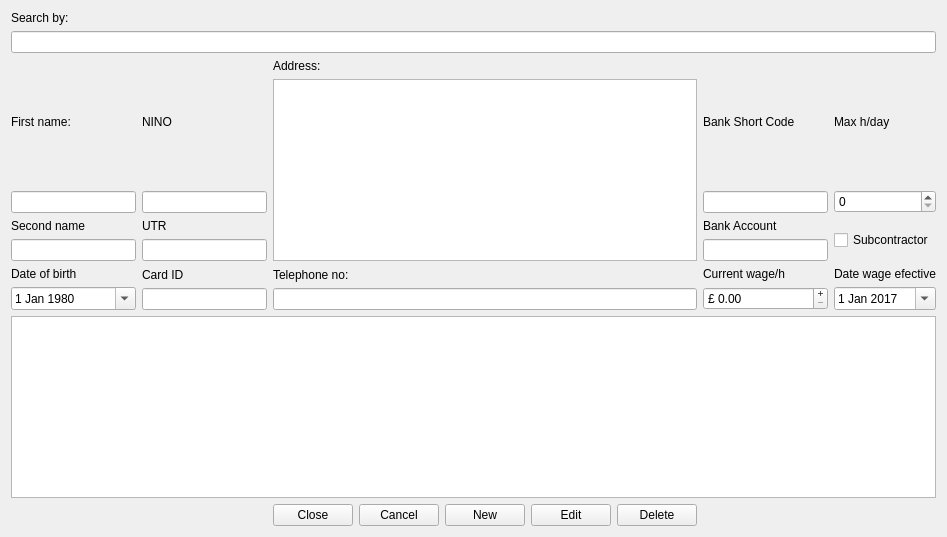
<?xml version="1.0" encoding="UTF-8"?>
<ui version="4.0">
 <class>mdiWorker</class>
 <widget class="QWidget" name="mdiWorker">
  <property name="geometry">
   <rect>
    <x>0</x>
    <y>0</y>
    <width>947</width>
    <height>537</height>
   </rect>
  </property>
  <property name="windowTitle">
   <string>Worker</string>
  </property>
  <layout class="QGridLayout" name="gridLayout">
   <item row="1" column="0">
    <layout class="QVBoxLayout" name="verticalLayout_2">
     <item>
      <widget class="QLabel" name="label_3">
       <property name="text">
        <string>First name:</string>
       </property>
      </widget>
     </item>
     <item>
      <widget class="QLineEdit" name="editFirstName"/>
     </item>
    </layout>
   </item>
   <item row="1" column="1">
    <layout class="QVBoxLayout" name="verticalLayout_5">
     <item>
      <widget class="QLabel" name="label_7">
       <property name="text">
        <string>NINO</string>
       </property>
      </widget>
     </item>
     <item>
      <widget class="QLineEdit" name="editNino"/>
     </item>
    </layout>
   </item>
   <item row="1" column="2" rowspan="2">
    <layout class="QVBoxLayout" name="verticalLayout_13">
     <item>
      <widget class="QLabel" name="label_6">
       <property name="text">
        <string>Address:</string>
       </property>
      </widget>
     </item>
     <item>
      <widget class="QTextEdit" name="editAddress"/>
     </item>
    </layout>
   </item>
   <item row="1" column="3">
    <layout class="QVBoxLayout" name="verticalLayout_6">
     <item>
      <widget class="QLabel" name="label_9">
       <property name="text">
        <string>Bank Short Code</string>
       </property>
      </widget>
     </item>
     <item>
      <widget class="QLineEdit" name="editBankShortcode"/>
     </item>
    </layout>
   </item>
   <item row="1" column="4">
    <layout class="QVBoxLayout" name="verticalLayout_7">
     <item>
      <widget class="QLabel" name="label_11">
       <property name="text">
        <string>Max h/day</string>
       </property>
      </widget>
     </item>
     <item>
      <widget class="QSpinBox" name="editHday"/>
     </item>
    </layout>
   </item>
   <item row="2" column="0">
    <layout class="QVBoxLayout" name="verticalLayout_3">
     <item>
      <widget class="QLabel" name="label_4">
       <property name="text">
        <string>Second name</string>
       </property>
      </widget>
     </item>
     <item>
      <widget class="QLineEdit" name="editSecondName"/>
     </item>
    </layout>
   </item>
   <item row="2" column="1">
    <layout class="QVBoxLayout" name="verticalLayout_8">
     <item>
      <widget class="QLabel" name="label_8">
       <property name="text">
        <string>UTR</string>
       </property>
      </widget>
     </item>
     <item>
      <widget class="QLineEdit" name="editUtr"/>
     </item>
    </layout>
   </item>
   <item row="2" column="3">
    <layout class="QVBoxLayout" name="verticalLayout_9">
     <item>
      <widget class="QLabel" name="label_10">
       <property name="text">
        <string>Bank Account</string>
       </property>
      </widget>
     </item>
     <item>
      <widget class="QLineEdit" name="editBankAccount"/>
     </item>
    </layout>
   </item>
   <item row="2" column="4">
    <widget class="QCheckBox" name="editSubcontractor">
     <property name="text">
      <string>Subcontractor</string>
     </property>
    </widget>
   </item>
   <item row="3" column="0">
    <layout class="QVBoxLayout" name="verticalLayout_4">
     <item>
      <widget class="QLabel" name="label_5">
       <property name="text">
        <string>Date of birth</string>
       </property>
      </widget>
     </item>
     <item>
      <widget class="QDateEdit" name="editDob">
       <property name="calendarPopup">
        <bool>true</bool>
       </property>
       <property name="date">
        <date>
         <year>1980</year>
         <month>1</month>
         <day>1</day>
        </date>
       </property>
      </widget>
     </item>
    </layout>
   </item>
   <item row="3" column="1">
    <layout class="QVBoxLayout" name="verticalLayout_10">
     <item>
      <widget class="QLabel" name="label_2">
       <property name="text">
        <string>Card ID</string>
       </property>
      </widget>
     </item>
     <item>
      <widget class="QLineEdit" name="editCardId"/>
     </item>
    </layout>
   </item>
   <item row="3" column="2">
    <layout class="QVBoxLayout" name="verticalLayout_14">
     <item>
      <widget class="QLabel" name="label_14">
       <property name="text">
        <string>Telephone no:</string>
       </property>
      </widget>
     </item>
     <item>
      <widget class="QLineEdit" name="editTel"/>
     </item>
    </layout>
   </item>
   <item row="3" column="3">
    <layout class="QVBoxLayout" name="verticalLayout_11">
     <item>
      <widget class="QLabel" name="label_12">
       <property name="text">
        <string>Current wage/h</string>
       </property>
      </widget>
     </item>
     <item>
      <widget class="QDoubleSpinBox" name="editWage">
       <property name="buttonSymbols">
        <enum>QAbstractSpinBox::PlusMinus</enum>
       </property>
       <property name="prefix">
        <string>£ </string>
       </property>
       <property name="maximum">
        <double>1000000000000000042420637374017961984.000000000000000</double>
       </property>
      </widget>
     </item>
    </layout>
   </item>
   <item row="3" column="4">
    <layout class="QVBoxLayout" name="verticalLayout_12">
     <item>
      <widget class="QLabel" name="label_13">
       <property name="text">
        <string>Date wage efective</string>
       </property>
      </widget>
     </item>
     <item>
      <widget class="QDateEdit" name="editFromDate">
       <property name="calendarPopup">
        <bool>true</bool>
       </property>
       <property name="date">
        <date>
         <year>2017</year>
         <month>1</month>
         <day>1</day>
        </date>
       </property>
      </widget>
     </item>
    </layout>
   </item>
   <item row="5" column="2">
    <layout class="QHBoxLayout" name="horizontalLayout">
     <item>
      <widget class="QPushButton" name="buttonClose">
       <property name="text">
        <string>Close</string>
       </property>
      </widget>
     </item>
     <item>
      <widget class="QPushButton" name="buttonCancel">
       <property name="text">
        <string>Cancel</string>
       </property>
      </widget>
     </item>
     <item>
      <widget class="QPushButton" name="buttonNew">
       <property name="text">
        <string>New</string>
       </property>
      </widget>
     </item>
     <item>
      <widget class="QPushButton" name="buttonEdit">
       <property name="text">
        <string>Edit</string>
       </property>
      </widget>
     </item>
     <item>
      <widget class="QPushButton" name="buttonDelete">
       <property name="text">
        <string>Delete</string>
       </property>
      </widget>
     </item>
    </layout>
   </item>
   <item row="0" column="0" colspan="5">
    <layout class="QVBoxLayout" name="verticalLayout">
     <item>
      <widget class="QLabel" name="label">
       <property name="text">
        <string>Search by:</string>
       </property>
      </widget>
     </item>
     <item>
      <widget class="QLineEdit" name="editSearch"/>
     </item>
    </layout>
   </item>
   <item row="4" column="0" colspan="5">
    <widget class="QTableView" name="tableView">
     <property name="editTriggers">
      <set>QAbstractItemView::NoEditTriggers</set>
     </property>
    </widget>
   </item>
  </layout>
 </widget>
 <tabstops>
  <tabstop>editSearch</tabstop>
  <tabstop>editFirstName</tabstop>
  <tabstop>editSecondName</tabstop>
  <tabstop>editDob</tabstop>
  <tabstop>editNino</tabstop>
  <tabstop>editUtr</tabstop>
  <tabstop>editCardId</tabstop>
  <tabstop>editAddress</tabstop>
  <tabstop>editTel</tabstop>
  <tabstop>editBankShortcode</tabstop>
  <tabstop>editBankAccount</tabstop>
  <tabstop>editHday</tabstop>
  <tabstop>editSubcontractor</tabstop>
  <tabstop>editWage</tabstop>
  <tabstop>editFromDate</tabstop>
  <tabstop>buttonClose</tabstop>
  <tabstop>buttonCancel</tabstop>
  <tabstop>buttonNew</tabstop>
  <tabstop>buttonEdit</tabstop>
  <tabstop>buttonDelete</tabstop>
  <tabstop>tableView</tabstop>
 </tabstops>
 <resources/>
 <connections/>
</ui>
